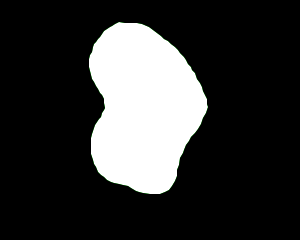
%> input picture 0.png, 300 x 240 px
$ octave test.m   (GNU Octave 9; MATLAB toolbox functions it lacks are replaced by stand-ins)
%> lines starting %> are read from the running program, lines starting %| are printed output that depends on the picture; in (x1, y1, x2, y2) boxes, pixels count from 0 and x2, y2 are one past the last pixel; in counts of white or black regions, pixels touching at a corner belong together; the program's own positions count from 1
### Dice_Ratio.m
function dr = Dice_Ratio(SEG, GT)
    % SEG, GT are the binary segmentation and ground truth areas, respectively.
    % dice ratio
    dr = 2*double(sum(uint8(SEG(:) & GT(:)))) / double(sum(uint8(SEG(:))) + sum(uint8(GT(:))));
end

### Hausdorff_Dist.m
function hd = Hausdorff_Dist(SEG, GT)
    % SEG, GT are the binary segmentation and ground truth areas, respectively.
    % erode element
    s = cat(3, [0 0 0 ; 0 1 0 ; 0 0 0], [0 1 0 ; 1 1 1 ; 0 1 0], [0 0 0 ; 0 1 0 ; 0 0 0]);
    % generate boundary
    Boundary_SEG = logical(SEG) & ~imerode(logical(SEG), s);
    Boundary_GT = logical(GT) & ~imerode(logical(GT), s);
    % distance to nearest boundary point
    Dist_SEG = bwdist(Boundary_SEG, 'euclidean');
    Dist_GT = bwdist(Boundary_GT, 'euclidean');
    % distance to another boundary
    min_S2G = sort(Dist_GT( Boundary_SEG(:) ), 'ascend');
    min_G2S = sort(Dist_SEG( Boundary_GT(:) ), 'ascend');
    % hausdorff distance
    hd = max(min_S2G(end), min_G2S(end));
end

### test.m
% test all segmentation metric functions
SEG = imread('0.png');
%> SEG is the input picture: size 240x300x3 uint8; mean R, G, B 52.3, 52.6, 52.3
GT = imread('1.bmp');
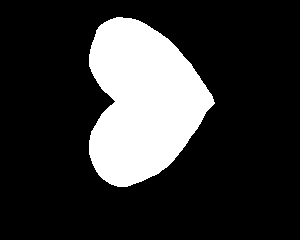
%> input picture 1.bmp, 300 x 240 px
%> GT is the input picture: size 240x300 uint8; 20.3% white; 1 white region, box (x1, y1, x2, y2) and area: (89, 17, 215, 187) 14601

% binarize
SEG = im2bw(SEG, 0.1);
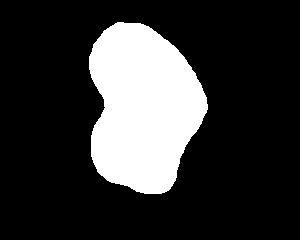
%> SEG: size 240x300 logical; 20.8% white; 1 white region, box (x1, y1, x2, y2) and area: (89, 22, 208, 194) 14987
GT = im2bw(GT, 0.1);

dr = Dice_Ratio(SEG, GT)
%> in Dice_Ratio, `dr = 2*double(sum(uint8(SEG(:) & GT(:)))) / double(sum(uint8(SEG(:))) ..`: dr = 0.94
%> dr = 0.94
%> the run ends on the next line
hd = Hausdorff_Dist(SEG, GT)
